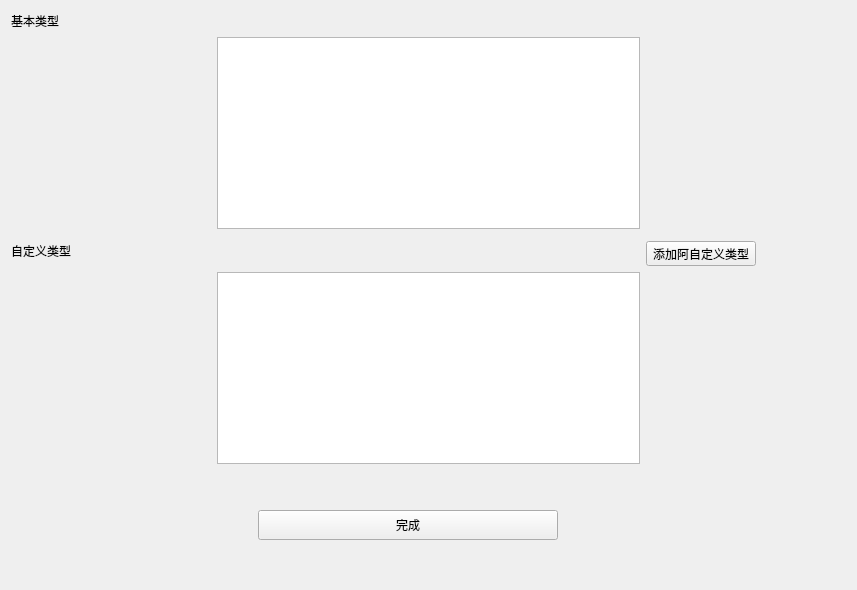
            <widget class="QWidget" name="create_entry_form">
             <layout class="QGridLayout" name="gridLayout_7">
              <item row="0" column="0" rowspan="2">
               <widget class="QLabel" name="label_15">
                <property name="text">
                 <string>基本类型</string>
                </property>
               </widget>
              </item>
              <item row="5" column="1" colspan="4">
               <widget class="QListWidget" name="listWidget_userdefined">
                <property name="minimumSize">
                 <size>
                  <width>423</width>
                  <height>0</height>
                 </size>
                </property>
                <property name="maximumSize">
                 <size>
                  <width>700</width>
                  <height>16777215</height>
                 </size>
                </property>
               </widget>
              </item>
              <item row="6" column="3">
               <spacer name="verticalSpacer_12">
                <property name="orientation">
                 <enum>Qt::Vertical</enum>
                </property>
                <property name="sizeHint" stdset="0">
                 <size>
                  <width>20</width>
                  <height>40</height>
                 </size>
                </property>
               </spacer>
              </item>
              <item row="5" column="0">
               <spacer name="horizontalSpacer_26">
                <property name="orientation">
                 <enum>Qt::Horizontal</enum>
                </property>
                <property name="sizeType">
                 <enum>QSizePolicy::Fixed</enum>
                </property>
                <property name="sizeHint" stdset="0">
                 <size>
                  <width>200</width>
                  <height>20</height>
                 </size>
                </property>
               </spacer>
              </item>
              <item row="4" column="2" colspan="3">
               <spacer name="horizontalSpacer_28">
                <property name="orientation">
                 <enum>Qt::Horizontal</enum>
                </property>
                <property name="sizeHint" stdset="0">
                 <size>
                  <width>379</width>
                  <height>20</height>
                 </size>
                </property>
               </spacer>
              </item>
              <item row="5" column="5">
               <spacer name="horizontalSpacer_30">
                <property name="orientation">
                 <enum>Qt::Horizontal</enum>
                </property>
                <property name="sizeType">
                 <enum>QSizePolicy::Fixed</enum>
                </property>
                <property name="sizeHint" stdset="0">
                 <size>
                  <width>200</width>
                  <height>20</height>
                 </size>
                </property>
               </spacer>
              </item>
              <item row="7" column="2">
               <widget class="QPushButton" name="pushButton_create_finish">
                <property name="minimumSize">
                 <size>
                  <width>300</width>
                  <height>30</height>
                 </size>
                </property>
                <property name="text">
                 <string>完成</string>
                </property>
               </widget>
              </item>
              <item row="7" column="4" colspan="2">
               <spacer name="horizontalSpacer_32">
                <property name="orientation">
                 <enum>Qt::Horizontal</enum>
                </property>
                <property name="sizeHint" stdset="0">
                 <size>
                  <width>241</width>
                  <height>20</height>
                 </size>
                </property>
               </spacer>
              </item>
              <item row="8" column="3">
               <spacer name="verticalSpacer_13">
                <property name="orientation">
                 <enum>Qt::Vertical</enum>
                </property>
                <property name="sizeHint" stdset="0">
                 <size>
                  <width>20</width>
                  <height>39</height>
                 </size>
                </property>
               </spacer>
              </item>
              <item row="1" column="1" colspan="5">
               <spacer name="horizontalSpacer_33">
                <property name="orientation">
                 <enum>Qt::Horizontal</enum>
                </property>
                <property name="sizeHint" stdset="0">
                 <size>
                  <width>629</width>
                  <height>20</height>
                 </size>
                </property>
               </spacer>
              </item>
              <item row="2" column="5">
               <spacer name="horizontalSpacer_29">
                <property name="orientation">
                 <enum>Qt::Horizontal</enum>
                </property>
                <property name="sizeType">
                 <enum>QSizePolicy::Fixed</enum>
                </property>
                <property name="sizeHint" stdset="0">
                 <size>
                  <width>200</width>
                  <height>20</height>
                 </size>
                </property>
               </spacer>
              </item>
              <item row="3" column="0" rowspan="2" colspan="2">
               <widget class="QLabel" name="label_16">
                <property name="text">
                 <string>自定义类型</string>
                </property>
               </widget>
              </item>
              <item row="2" column="0">
               <spacer name="horizontalSpacer_27">
                <property name="orientation">
                 <enum>Qt::Horizontal</enum>
                </property>
                <property name="sizeType">
                 <enum>QSizePolicy::Fixed</enum>
                </property>
                <property name="sizeHint" stdset="0">
                 <size>
                  <width>200</width>
                  <height>20</height>
                 </size>
                </property>
               </spacer>
              </item>
              <item row="2" column="1" colspan="4">
               <widget class="QListWidget" name="listWidget_base_type">
                <property name="minimumSize">
                 <size>
                  <width>423</width>
                  <height>0</height>
                 </size>
                </property>
                <property name="maximumSize">
                 <size>
                  <width>700</width>
                  <height>16777215</height>
                 </size>
                </property>
                <property name="layoutDirection">
                 <enum>Qt::LeftToRight</enum>
                </property>
                <property name="spacing">
                 <number>5</number>
                </property>
               </widget>
              </item>
              <item row="4" column="5">
               <widget class="QToolButton" name="toolButton_add_user_define">
                <property name="text">
                 <string>添加阿自定义类型</string>
                </property>
               </widget>
              </item>
             </layout>
            </widget>
